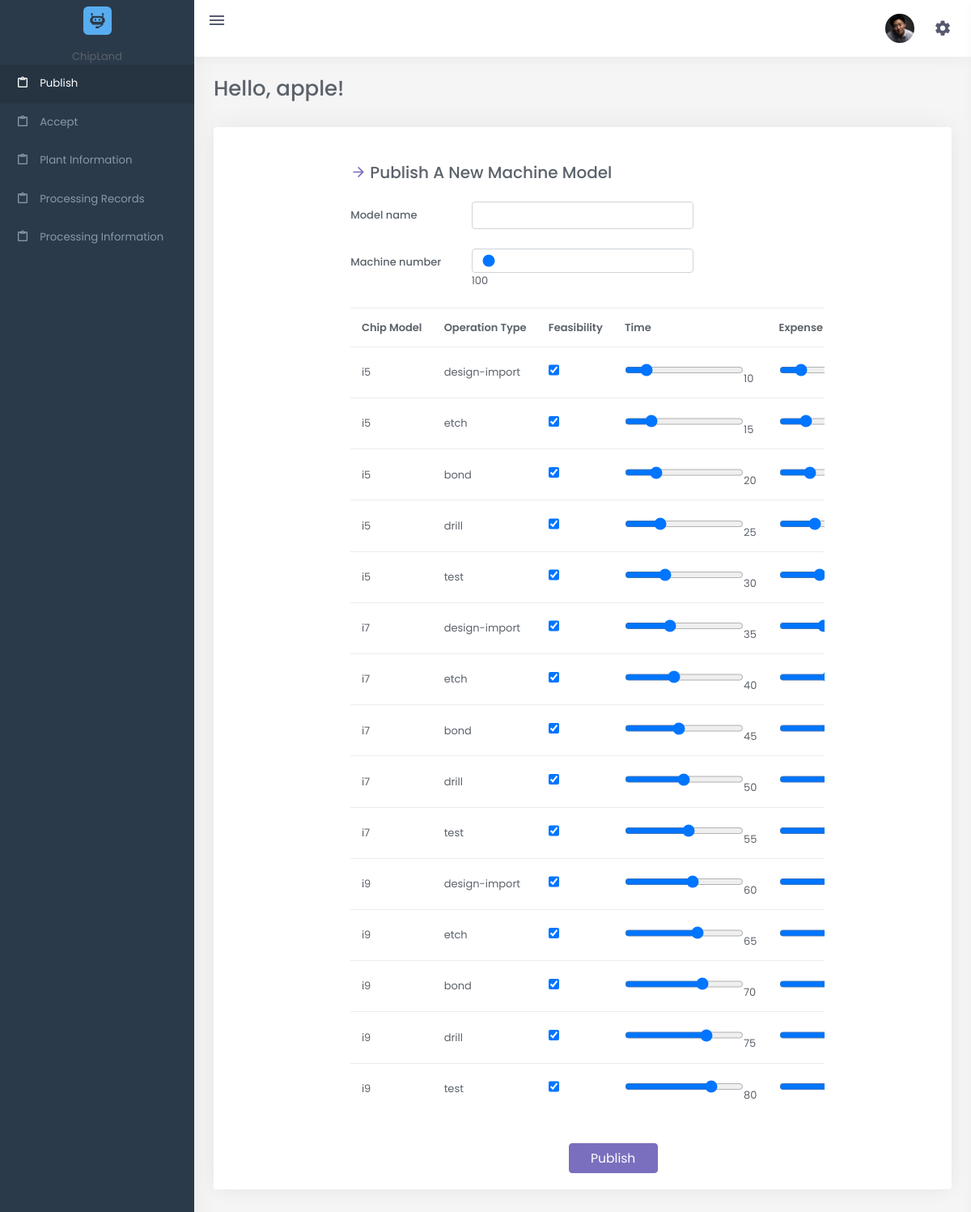
Page /p-publish.php (signed in) on the committed database.
### tables this page shows
CREATE TABLE Operation_Types
(
  `priority` INT NOT NULL,
  operation_type CHAR(20) NOT NULL,
  chip_model CHAR(20) NOT NULL,
  PRIMARY KEY (operation_type, chip_model),
  FOREIGN KEY (chip_model) REFERENCES Chip_Models(chip_model)
);

### p-publish.php (called while the page is built, shortened)
<?php
require_once "frontend/shared/homepage.php"
?>

### frontend/single/p-publish-table.php (the view)
<div class="col-lg-2" id="big"></div>
<div class="col-lg-8" id="aaa">
    <div class="mt-4">
        <h5 class="font-size-20 mb-4" style="margin-top: 20px"><i
                class="mdi mdi-arrow-right text-primary me-1"></i>Publish A New Machine Model</h5>
        <form action="p-publish.php" method="post">
            <div class="row mb-4">
                <label for="horizontal-firstname-input" class="col-sm-3 col-form-label">Model name</label>
                <div class="col-sm-6">
                    <input type="text" class="form-control" id="horizontal-firstname-input" name="machine_model_name"
                        required="required" />
                </div>
            </div>
            <div class="row mb-4">
                <label for="horizontal-firstname-input" class="col-sm-3 col-form-label">Machine number</label>
                <div class="col-sm-6">
                    <input type="range" min="100" max="10000" value="100"
                        oninput="this.nextElementSibling.value = this.value" class="form-control"
                        id="horizontal-firstname-input" name="machine_model_num" required="required" />
                    <output>100</output>
                </div>
            </div>
            <div class="row justify-content-end col-md-28" id="bbb">
                <div class="table-responsive" id="ttt">
                    <table class="table table-editable table-nowrap align-middle table-edits">
                        <thead>
                            <tr>
                                <th>Chip Model</th>
                                <th>Operation Type</th>
                                <th>Feasibility</th>
                                <th>Time</th>
                                <th>Expense</th>
                            </tr>
                        </thead>
                        <tbody>
                            <?php
                            $operation_types = $mysqli->query("SELECT `chip_model`, `operation_type` FROM Operation_Types ORDER BY `chip_model`, `priority`");
                            $i = 0;
                            $time = 10;
                            $expense = 100;
                            while ($operation_type_row = mysqli_fetch_array($operation_types)) {
                                echo "<tr>
                                <td data-field='Chip Model' style='width: 80px'>" . "$operation_type_row[chip_model]" . "</td>
                                <td data-field='Operation Type'>" . "$operation_type_row[operation_type]" . "</td>
                                <td data-field='Feasibility'> <input type='checkbox' name='$i' checked></input> </td>";
                                $i++;
                                echo "<td data-field='Time'>" . "<input type='range' min='1' max='100' value='$time' oninput='this.nextElementSibling.value = this.value' name='$i'/>" . "<output>$time</output>" . "</td>";
                                $i++;
                                $time = $time + 5;
                                echo "<td data-field='Expense'>" . "<input type='range' min='10' max='1000' value='$expense' oninput='this.nextElementSibling.value = this.value' name='$i'/>" . "<output>$expense</output>" . "</td>";
                                $i++;
                                $expense = $expense + 50;
                                echo "
                                </tr>";
                            }
                            ?>
                        </tbody>
                    </table>
                </div>
                <div class="col-sm-9" ;>
                    <button type="submit" style="margin-top:20px; margin-left:120px; font-size:larger;"
                        class="btn btn-primary w-md">Publish</button>
                </div>
            </div>
        </form>
    </div>
</div>

### rows in the picture
operation_types: chip_model "i5", operation_type "design-import"
operation_types: chip_model "i5", operation_type "etch", time "15"
operation_types: chip_model "i5", operation_type "bond", time "20"
operation_types: chip_model "i5", operation_type "drill", time "25"
operation_types: chip_model "i5", operation_type "test", time "30"
operation_types: chip_model "i7", operation_type "design-import", time "35"
operation_types: chip_model "i7", operation_type "etch", time "40"
operation_types: chip_model "i7", operation_type "bond", time "45"
operation_types: chip_model "i7", operation_type "drill", time "50"
operation_types: chip_model "i7", operation_type "test", time "55"
operation_types: chip_model "i9", operation_type "design-import", time "60"
operation_types: chip_model "i9", operation_type "etch", time "65"
operation_types: chip_model "i9", operation_type "bond", time "70"
operation_types: chip_model "i9", operation_type "drill", time "75"
operation_types: chip_model "i9", operation_type "test", time "80"

### other values in the picture
$name "apple"
